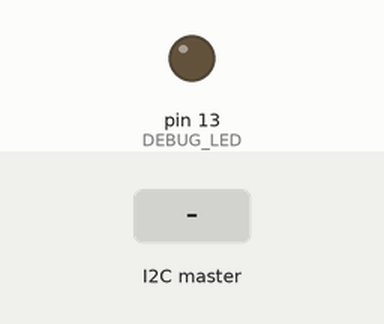
This sketch was run on a simulated Arduino Uno, built with avr-gcc and run on an emulated ATmega328P. On the bench: output pins drawn as LEDs (lit = HIGH). Dashed ring = blinking. The test bench sets the inputs (shaded band).

Above: at 1.2 s.
1.3 s: the I2C master sends the byte 1
At 4.2 s:
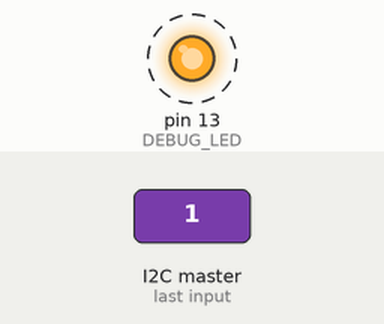
4.3 s: the I2C master sends the byte 0
At 4.9 s:
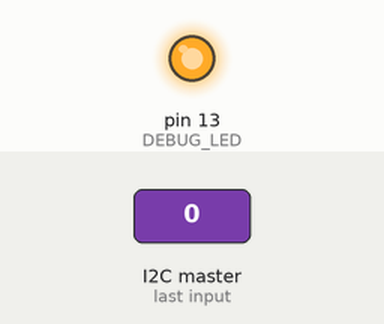
Timing chart, 0 to 7.3 s (numbered marks = the images above; inputs shaded):
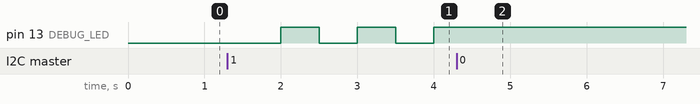

Measured:
- after the input at 1.3 s, pin 13 (DEBUG_LED): alternates HIGH for 0.50 s and LOW for 0.50 s, starting after 0.70 s
- after the input at 4.3 s, pin 13 (DEBUG_LED): stops changing and stays HIGH

The sketch:

module_skeleton.pde
```cpp
// (licence header left out)
#include <Wire.h>

#define DEVICE_ADDR 1
#define DEBUG_LED 13

bool led_flash = 0;

void setup() {
  // Initialise serial port
  Serial.begin(9600);

  pinMode(DEBUG_LED, OUTPUT);

  // Initialise I2C bus
  Wire.begin(DEVICE_ADDR);
  Wire.onReceive(&i2cHandler);

  // debug using LED
  digitalWrite(DEBUG_LED, LOW);
}

// Receive I2C data from DroidOrb
void i2cHandler(int numBytes) {
  int data = Wire.receive();
  if (data == 1) {
    led_flash = 1;
  } else {
    led_flash = 0;
  }
}

void loop() {
  if (led_flash) {
    digitalWrite(DEBUG_LED, HIGH);
  }

  delay(500);

  if (led_flash) {
    digitalWrite(DEBUG_LED, LOW);
    delay(500);
  }
}
```
